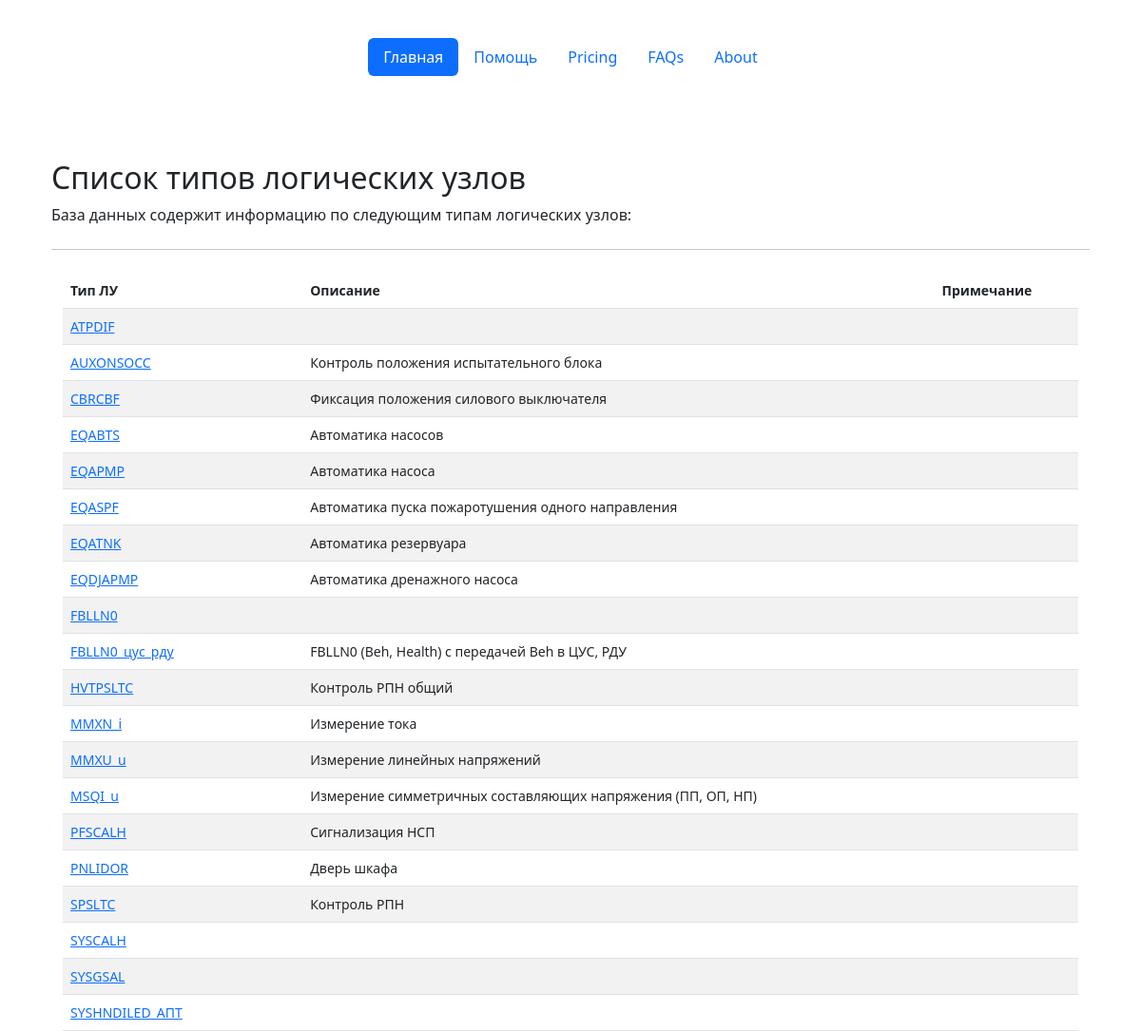
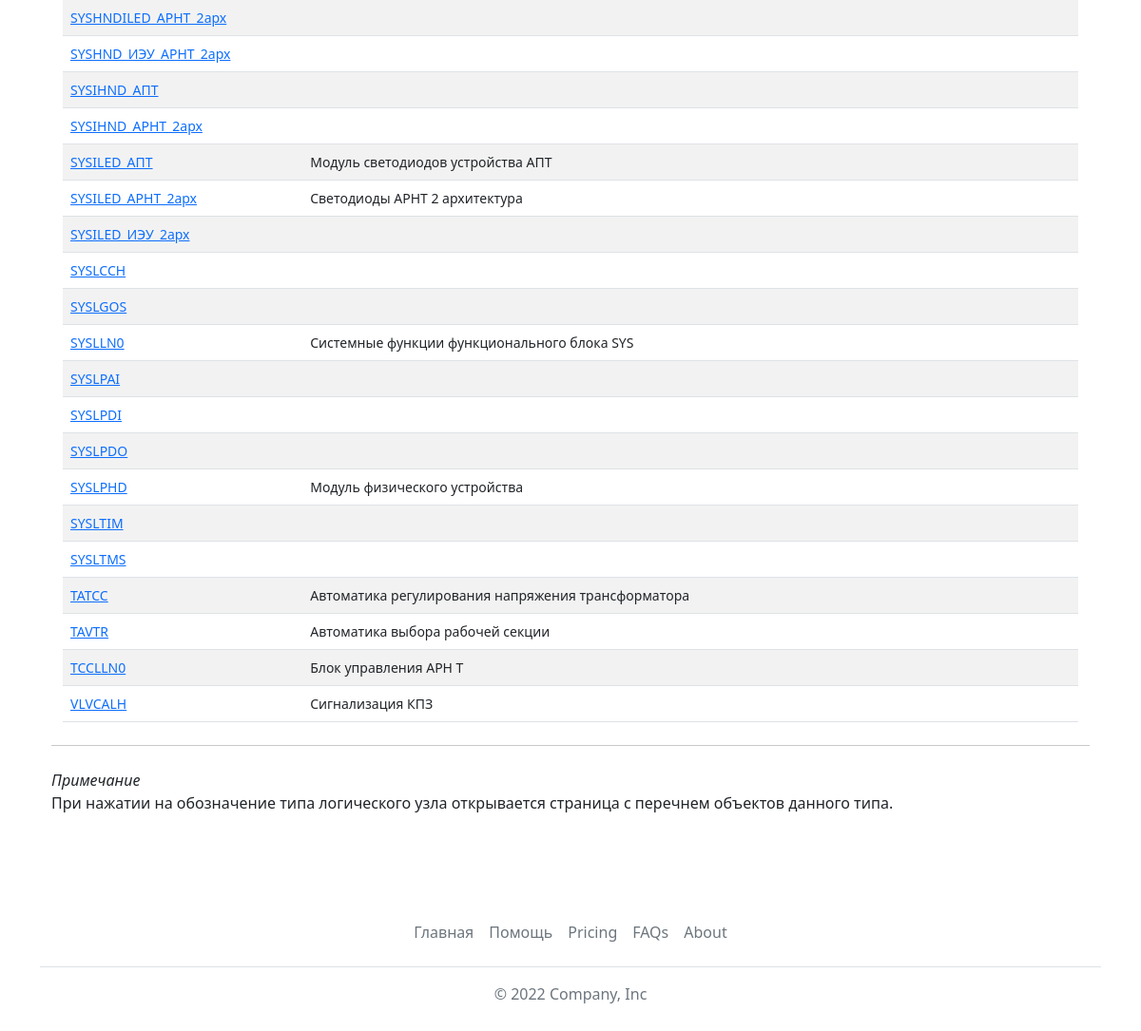
Page /lntypes/ on the committed database (2 pictures, top to bottom).
### base_types/models.py (models this page shows, shortened)
class LogicNodesTypes(models.Model):
    id = models.AutoField(primary_key=True)
    name = models.CharField(max_length=64, verbose_name='Имя типа ЛУ', unique=True)
    description = models.TextField(max_length=1024, blank=True, verbose_name='Описание')
    explanation = models.TextField(max_length=2048, blank=True, verbose_name='Пояснение')
    class Meta:
        verbose_name = 'Тип логического узла'
        verbose_name_plural = 'Типы логических узлов'
        ordering = ['name']

### base_types/views.py (the view)
# urls.py: path('lntypes/', views.lntypes),
def lntypes(request):
    lntypes = LogicNodesTypes.objects.all()
    return render(request, 'base_types/lntypes.html', {'lntypes':lntypes})

### templates/base_types/lntypes.html
{% extends 'base.html' %}
{% block content %}
<main class="container py-5">
    {% if lntypes %}
    <h2 class="mt-4">Список типов логических узлов</h2>
    <p>База данных содержит информацию по следующим типам логических узлов:</p>
    <hr class="my-4">
    <div class="container small">
    <table class="table table-striped">
                <thead>
                    <tr>
                      <th scope="col">Тип ЛУ</th>
                      <th scope="col">Описание</th>
                      <th scope="col">Примечание</th>
                    </tr>
                </thead>
                <tbody>
                    {% for item in lntypes %}
                    <tr>
                        <td><a href="show/?name={{item.name}}&type=ln">{{item.name}}</a></td>
                        <td>{{item.description}}</td>
                        <td></td>
                    </tr>
                {% endfor %}
                </tbody>
            </table>
    </div>
    <hr class="my-4">
    <p><em>Примечание</em><br>При нажатии на обозначение типа логического узла открывается страница с перечнем объектов данного типа.</p>
    {% else %}
    <h2 class="mt-4">В базе данных нет типов логических узлов :(</h2>
    {% endif %}
</main>
{% endblock %}

### rows in the picture
LogicNodesTypes: name "ATPDIF"
LogicNodesTypes: name "AUXONSOCC", description "Контроль положения испытательного блока"
LogicNodesTypes: name "CBRCBF", description "Фиксация положения силового выключателя"
LogicNodesTypes: name "EQABTS", description "Автоматика насосов"
LogicNodesTypes: name "EQAPMP", description "Автоматика насоса"
LogicNodesTypes: name "EQASPF", description "Автоматика пуска пожаротушения одного направления"
LogicNodesTypes: name "EQATNK", description "Автоматика резервуара"
LogicNodesTypes: name "EQDJAPMP", description "Автоматика дренажного насоса"
LogicNodesTypes: name "FBLLN0"
LogicNodesTypes: name "FBLLN0_цус_рду", description "FBLLN0 (Beh, Health) с передачей Beh в ЦУС, РДУ"
LogicNodesTypes: name "HVTPSLTC", description "Контроль РПН общий"
LogicNodesTypes: name "MMXN_i", description "Измерение тока"
LogicNodesTypes: name "MMXU_u", description "Измерение линейных напряжений"
LogicNodesTypes: name "MSQI_u", description "Измерение симметричных составляющих напряжения (ПП, ОП, НП)"
LogicNodesTypes: name "PFSCALH", description "Сигнализация НСП"
LogicNodesTypes: name "PNLIDOR", description "Дверь шкафа"
LogicNodesTypes: name "SPSLTC", description "Контроль РПН"
LogicNodesTypes: name "SYSCALH"
LogicNodesTypes: name "SYSGSAL"
LogicNodesTypes: name "SYSHNDILED_АПТ"
LogicNodesTypes: name "SYSHNDILED_АРНТ_2арх"
LogicNodesTypes: name "SYSHND_ИЭУ_АРНТ_2арх"
LogicNodesTypes: name "SYSIHND_АПТ"
LogicNodesTypes: name "SYSIHND_АРНТ_2арх"
LogicNodesTypes: name "SYSILED_АПТ", description "Модуль светодиодов устройства АПТ"
LogicNodesTypes: name "SYSILED_АРНТ_2арх", description "Светодиоды АРНТ 2 архитектура"
LogicNodesTypes: name "SYSILED_ИЭУ_2арх"
LogicNodesTypes: name "SYSLCCH"
LogicNodesTypes: name "SYSLGOS"
LogicNodesTypes: name "SYSLLN0", description "Системные функции функционального блока SYS"
LogicNodesTypes: name "SYSLPAI"
LogicNodesTypes: name "SYSLPDI"
LogicNodesTypes: name "SYSLPDO"
LogicNodesTypes: name "SYSLPHD", description "Модуль физического устройства"
LogicNodesTypes: name "SYSLTIM"
LogicNodesTypes: name "SYSLTMS"
LogicNodesTypes: name "TATCC", description "Автоматика регулирования напряжения трансформатора"
LogicNodesTypes: name "TAVTR", description "Автоматика выбора рабочей секции"
LogicNodesTypes: name "TCCLLN0", description "Блок управления АРН Т"
LogicNodesTypes: name "VLVCALH", description "Сигнализация КПЗ"
